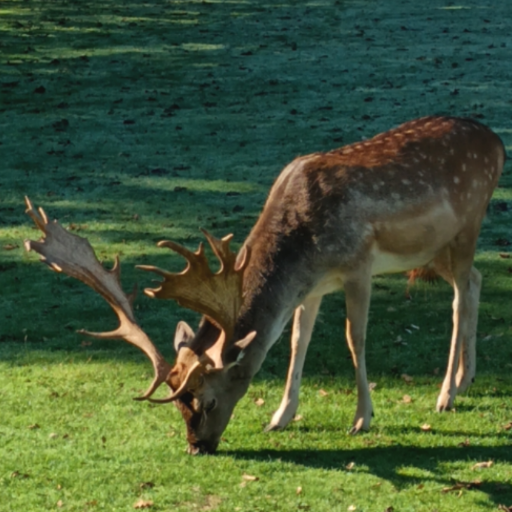
#> input picture codes/lab5/deer.512.512.png, 512 x 512 px
$ python 5.3.gaussian_mp_only.py deer.512.512.png 3
#> lines starting #> are read from the running program, lines starting #| are printed output that depends on the picture
# gaussian_blur_rgb_pure_python_mp.py
import multiprocessing as mp
import cv2
import sys
import time
import numpy as np
# -------------------------------------------------
# 1. Read arguments
# -------------------------------------------------
if len(sys.argv) < 2:
    print("Usage: python gaussian_blur_rgb_pure_python_mp.py image_file [num_cpu]")
    sys.exit()

image_file = sys.argv[1]
NUM_CPU = int(sys.argv[2]) if len(sys.argv) > 2 else mp.cpu_count()
print("\nGaussian Blur (Pure Python) RGB with multiprocessing")
print("Input image:", image_file)
print("CPU cores:", NUM_CPU)
# -------------------------------------------------
# 2. Load RGB image
# -------------------------------------------------
img_cv = cv2.imread(image_file, cv2.IMREAD_COLOR)
#> img_cv is the input picture: shape (512, 512, 3); mean B, G, R 55, 86.3, 66.4
if img_cv is None:
    print("Error loading image")
    sys.exit()
HEIGHT, WIDTH, CHANNELS = img_cv.shape
#> HEIGHT = 512; WIDTH = 512; CHANNELS = 3
print("Image size:", WIDTH, "x", HEIGHT, "Channels:", CHANNELS)
#| Image size: 512 x 512 Channels: 3
# Convert image to Python list
image = img_cv.tolist()
#> image = 512 items
# -------------------------------------------------
# 3. Gaussian kernel (5x5)
# -------------------------------------------------
kernel = [
    [1, 4, 6, 4, 1],
    [4,16,24,16,4],
    [6,24,36,24,6],
    [4,16,24,16,4],
    [1, 4, 6, 4, 1]
]
norm = 256.0
# -------------------------------------------------
# 4. Worker function for one channel
# -------------------------------------------------
def gaussian_block_channel(args):
    start_row, block = args
    h = len(block)
    w = len(block[0])
    result = [[ [0]*CHANNELS for _ in range(w) ] for _ in range(h)]  # RGB
    for y in range(2, h-2):
        for x in range(2, w-2):
            acc = [0.0]*CHANNELS
            for ky in range(-2,3):
                for kx in range(-2,3):
                    pixel = block[y+ky][x+kx]  # list of R,G,B
                    weight = kernel[ky+2][kx+2]
                    for c in range(CHANNELS):
                        acc[c] += pixel[c] * weight
            for c in range(CHANNELS):
                result[y][x][c] = int(acc[c] / norm)
    return (start_row, result)

# -------------------------------------------------
# 5. Split image rows
# -------------------------------------------------
chunk = HEIGHT // NUM_CPU
#> chunk = 170
tasks = []
for i in range(NUM_CPU):
    start = i * chunk
    end = (i+1)*chunk if i < NUM_CPU-1 else HEIGHT
    block = image[start:end]
    tasks.append((start, block))
#> after the loop, tasks = 3 items
# -------------------------------------------------
# 6. Parallel processing
# -------------------------------------------------
t0 = time.perf_counter()
with mp.Pool(NUM_CPU) as pool:
    results = pool.map(gaussian_block_channel, tasks)
#> results = 3 items
t1 = time.perf_counter()
elapsed = t1 - t0
print("Processing time:", elapsed, "seconds")
# -------------------------------------------------
# 7. Assemble final image
# -------------------------------------------------
blur = [[[0]*CHANNELS for _ in range(WIDTH)] for _ in range(HEIGHT)]
for start, block in results:
    for i,row in enumerate(block):
        blur[start+i] = row
#> this loop made 3 passes
#> start on passes 1 to 3: 0, 170, 340
#> after the loop, blur = 512 items
# -------------------------------------------------
# 8. Performance estimation
# -------------------------------------------------
pixels = WIDTH * HEIGHT * CHANNELS
#> pixels = 786432
flops_per_pixel = 50  # approximate for 5x5 convolution per channel
total_flops = pixels * flops_per_pixel
#> total_flops = 39321600
gflops = total_flops / elapsed / 1e9
#> gflops = 0.0118
print("Estimated performance:", round(gflops,3), "GFLOPS")
#| Estimated performance: 0.012 GFLOPS
# -------------------------------------------------
# 9. Save output image
# -------------------------------------------------
blur_cv = np.array(blur, dtype='uint8')
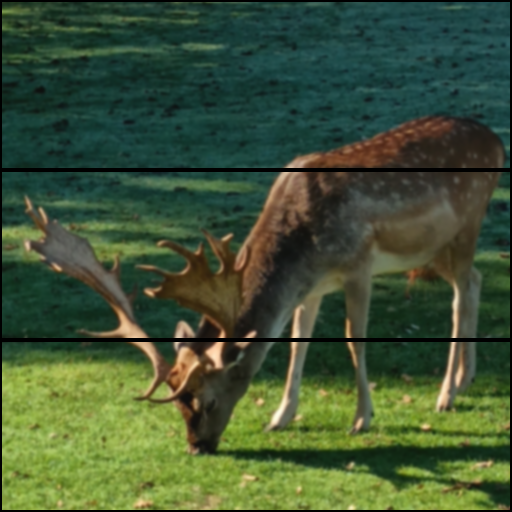
#> blur_cv: shape (512, 512, 3); mean of channels 0, 1, 2 52.8, 83.2, 64; drawn as B, G, R
cv2.imwrite("gaussian_blur_rgb_pure_python.png", blur_cv)
print("Output saved: gaussian_blur_rgb_pure_python.png")
